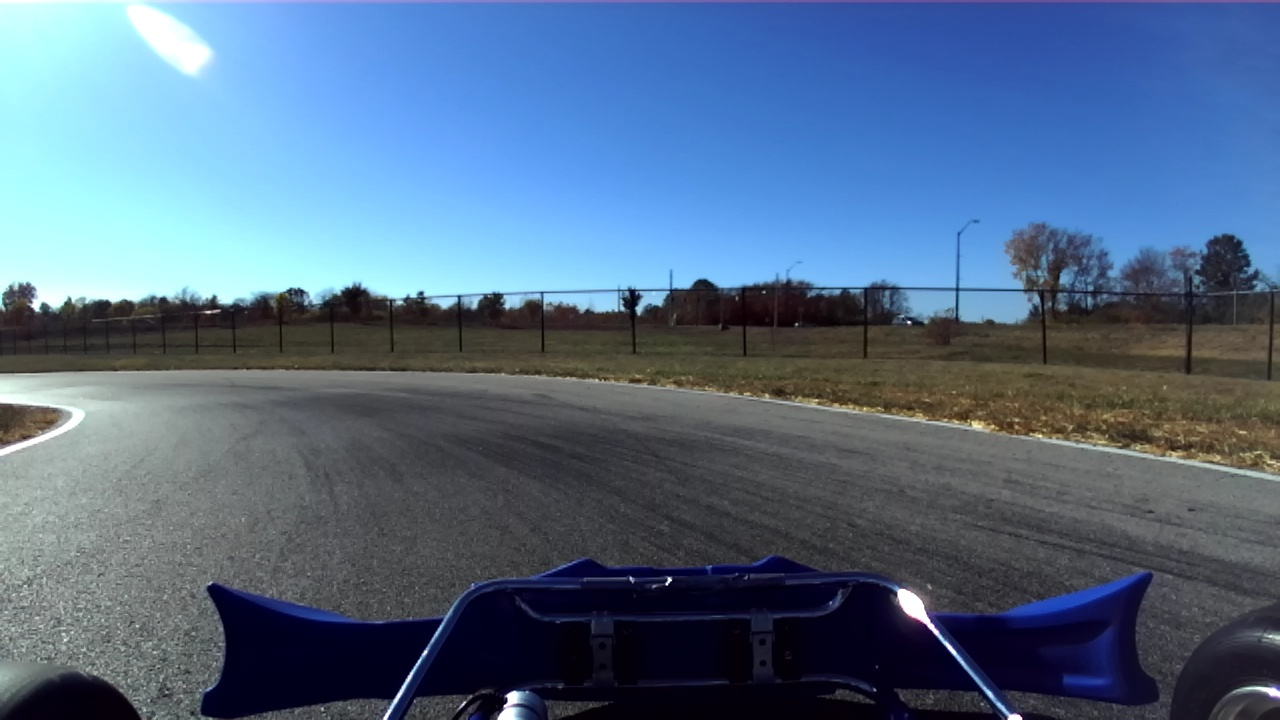
#> input picture images/img (1037).jpg, 1280 x 720 px
$ python -i image_cv.py   (imports and definitions only)
#> lines starting #> are read from the running program, lines starting #| are printed output that depends on the picture; after the words box and inside, x2 and y2 are one past the last pixel; in counts of white or black regions, pixels touching at a corner belong together
#> further down, picture is the input picture: shape (720, 1280, 3); mean B, G, R 134.3, 107.3, 83.6
import cv2

class Object_Detection():
    # def __init__():

    def run(self, image):
        if image is not None:
            # Convert to grayscale
            gray = cv2.cvtColor(image, cv2.COLOR_BGR2GRAY)
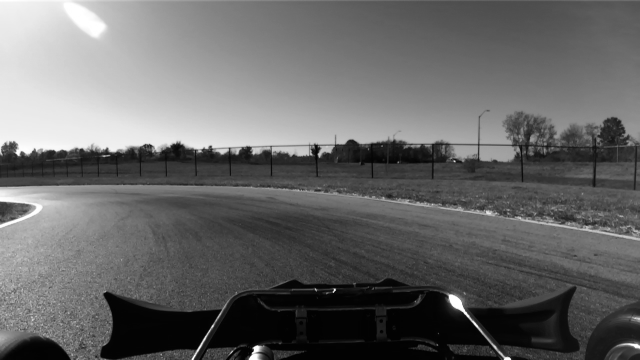
#> gray: shape (720, 1280) (shown at 1/2 size); min 1, max 255, mean 103.2
            # Convert to binary - convert all pixels with values less than 127 to 0 and greater than 127 to 255
            ret, binary = cv2.threshold(gray, 127, 255, cv2.THRESH_BINARY)
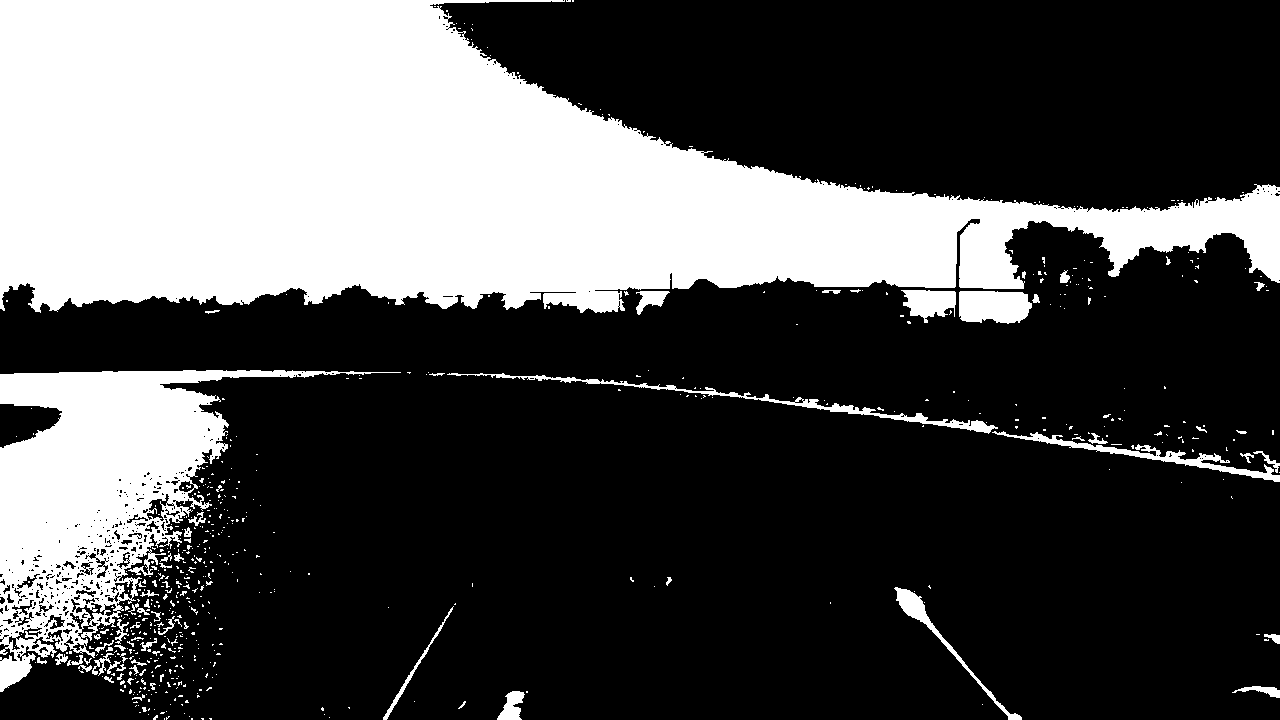
#> binary: shape (720, 1280); 31% white; 620 white regions (551 under 20 px)

            # Detect Contours
            contours, hierarchy = cv2.findContours(binary, cv2.RETR_TREE, cv2.CHAIN_APPROX_SIMPLE)
#> contours = 1079 contours, 967 with area under 20; largest, box (x1, y1, x2, y2) and area: (0, 0, 1280, 313) 224776, (0, 370, 401, 692) 46108, (959, 291, 1032, 324) 1974, (447, 373, 998, 434) 1698, (992, 431, 1280, 482) 1562

            # Draw Contours
            # cv2.drawContours(image, contours, -1, (0,255,0),2)
            # cv2.imshow("Contours", image)
            # cv2.waitKey(1)


            # Find Largest Contour
            maxContour = None
            maxArea = 0
            for contour in contours:
                area = cv2.contourArea(contour)
                if area > maxArea:
                    maxArea = area
                    maxContour = contour
#> this loop made 1079 passes
#> (area, maxArea) on passes 42, 263, 454, 511, 522, 1021: (433.5, 433.5), (1068, 1068), (1561.5, 1561.5), (1698, 1698), (46107.5, 46107.5), (224776, 224776)
#> after the loop, maxArea = 224776; maxContour = contour of 1950 points, box (x1, y1, x2, y2) (0, 0, 1280, 313), area 224776
            # Draw largest contour
            cv2.drawContours(image, [maxContour], 0, (255,0,0), 2)
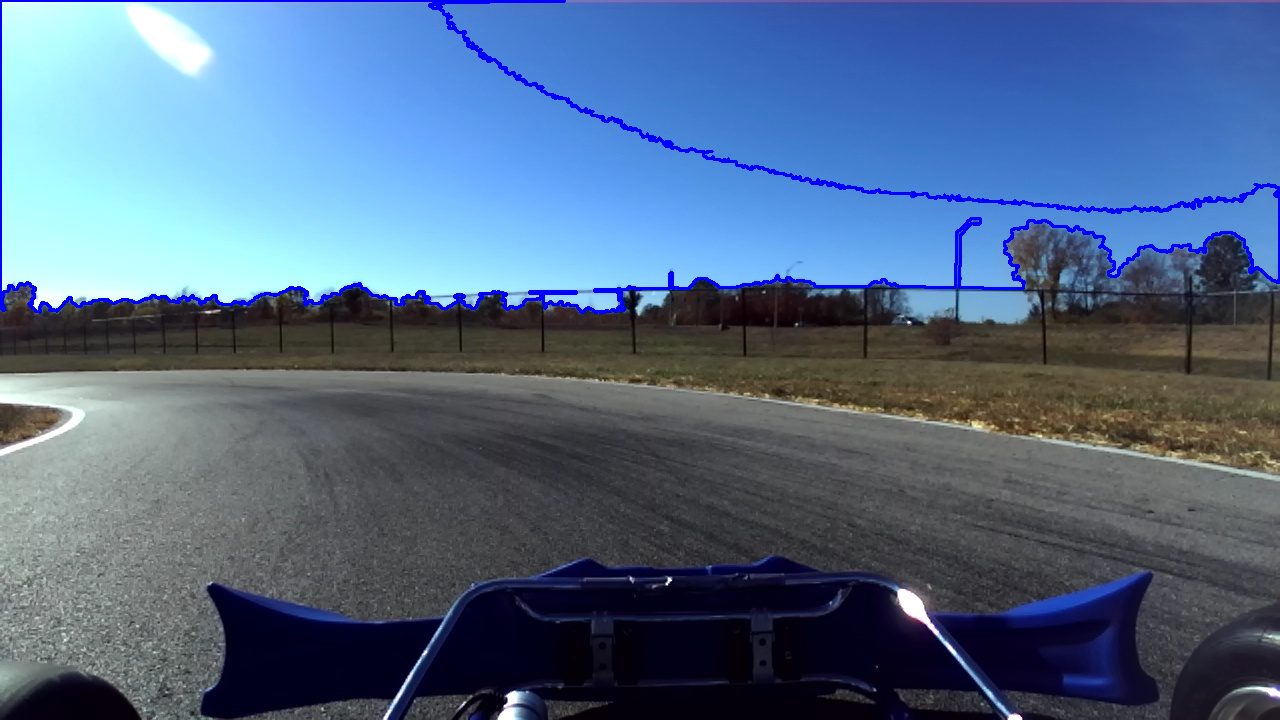
#> image: shape (720, 1280, 3); 1.51% of pixels changed, all inside (x1, y1, x2, y2) = (0, 0, 1280, 314)

            # Draw Contour centroid
            M = cv2.moments(maxContour)
#> M = moments, m00 224776, centre m10/m00, m01/m00 = (428.8, 174.6)

            # Calculate the centroid of the contour
            if M["m00"] != 0:
                cX = int(M["m10"] / M["m00"])
#> cX = 428
                cY = int(M["m01"] / M["m00"])
#> cY = 174

            # Draw centroid
            cv2.circle(image, (cX, cY), 5, (0,0,255),-1)
#> image: shape (720, 1280, 3); 0.01% of pixels changed, all inside (x1, y1, x2, y2) = (423, 169, 434, 180)
            cv2.imshow("Contour", image)
            cv2.waitKey(1)

            return image, cX, cY, maxArea


>>> import cv2
>>> picture = cv2.imread('../images/img (1037).jpg')
>>> result = Object_Detection().run(picture)

$ run again, on images/img (1077).jpg
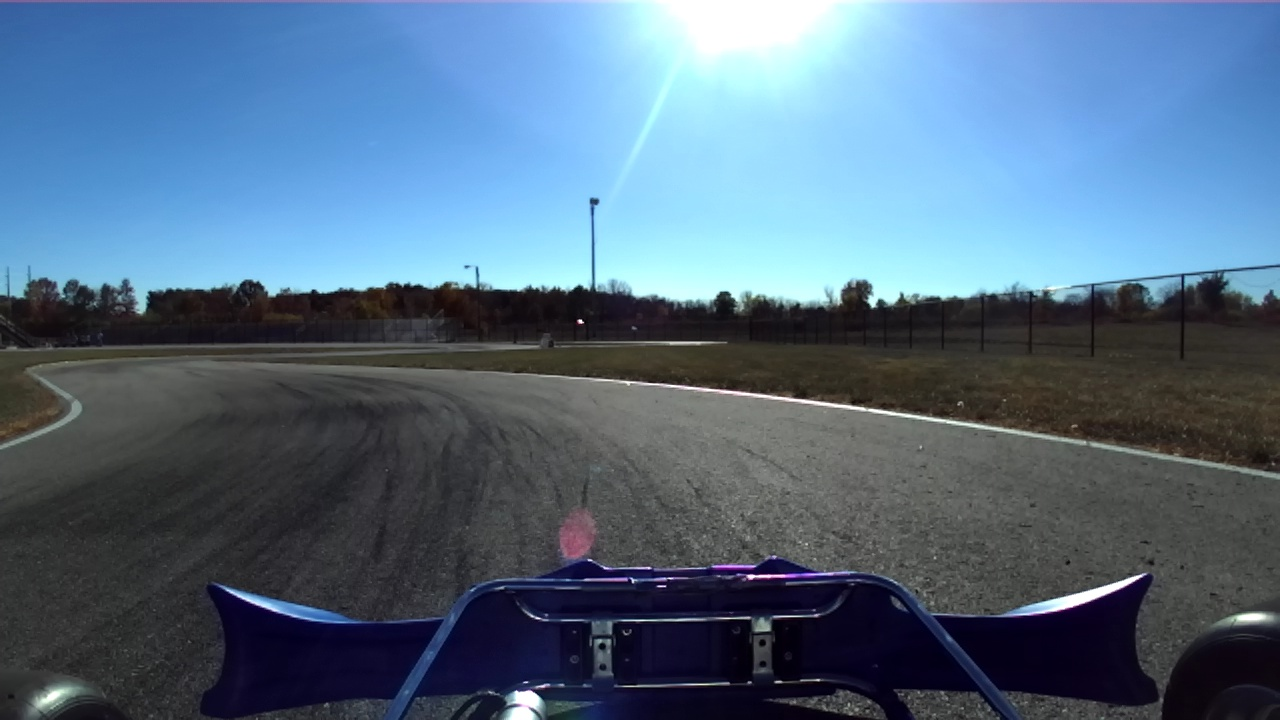
#> input picture images/img (1077).jpg, 1280 x 720 px
#> picture is the input picture: shape (720, 1280, 3); mean B, G, R 130.1, 107.7, 83.9
#> in run, `ret, binary = cv2.threshold(gray, 127, 255, cv2.THRESH_BINARY)`:
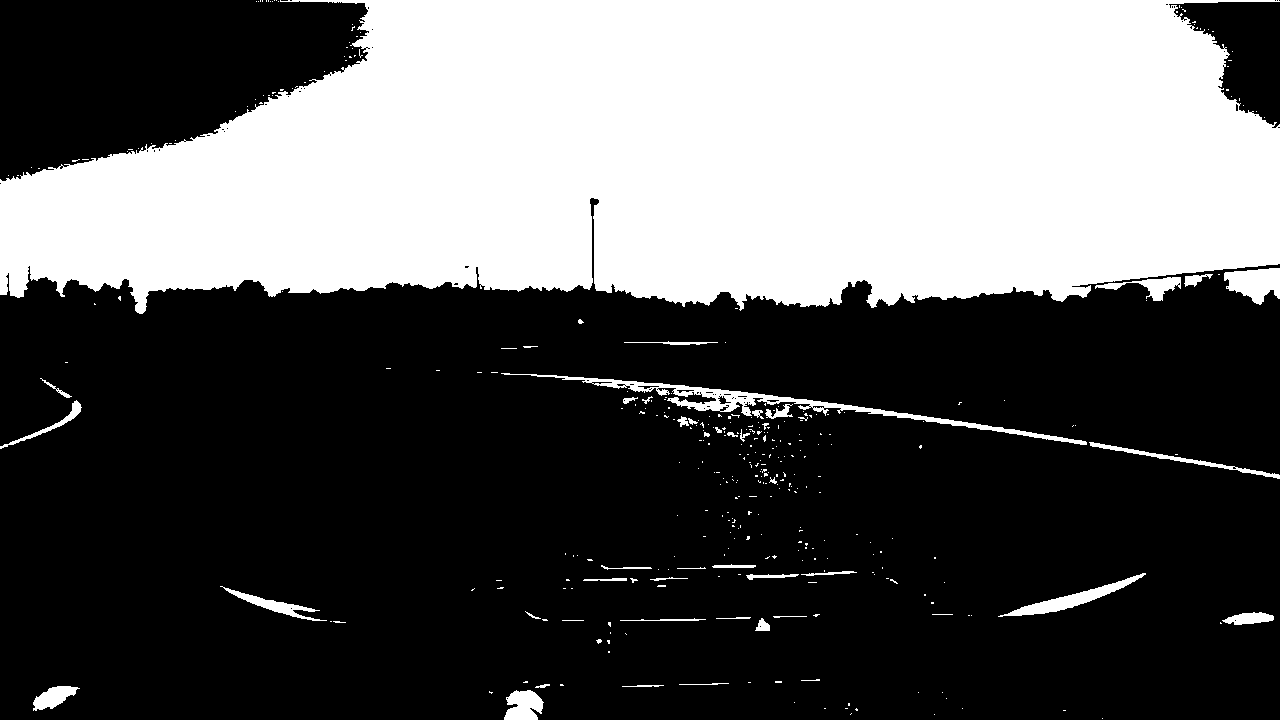
#> binary: shape (720, 1280); 35.8% white; 358 white regions (312 under 20 px)
#> contours = 443 contours, 406 with area under 20; largest, box (x1, y1, x2, y2) and area: (0, 0, 1280, 314) 313608, (501, 373, 1087, 445) 3297, (1224, 268, 1280, 305) 1298, (998, 573, 1146, 617) 1198, (504, 690, 544, 720) 824
#> the loop in run, `for contour in contours:` made 443 passes
#> (area, maxArea) on passes 15, 71, 283, 403: (824, 824), (1197.5, 1197.5), (3297, 3297), (313607.5, 313607.5)
#> after the loop in run, `for contour in contours:`: maxArea = 313607.5; maxContour = contour of 1681 points, box (x1, y1, x2, y2) (0, 0, 1280, 314), area 313608
#> in run, `cv2.drawContours(image, [maxContour], 0, (255,0,0), 2)`:
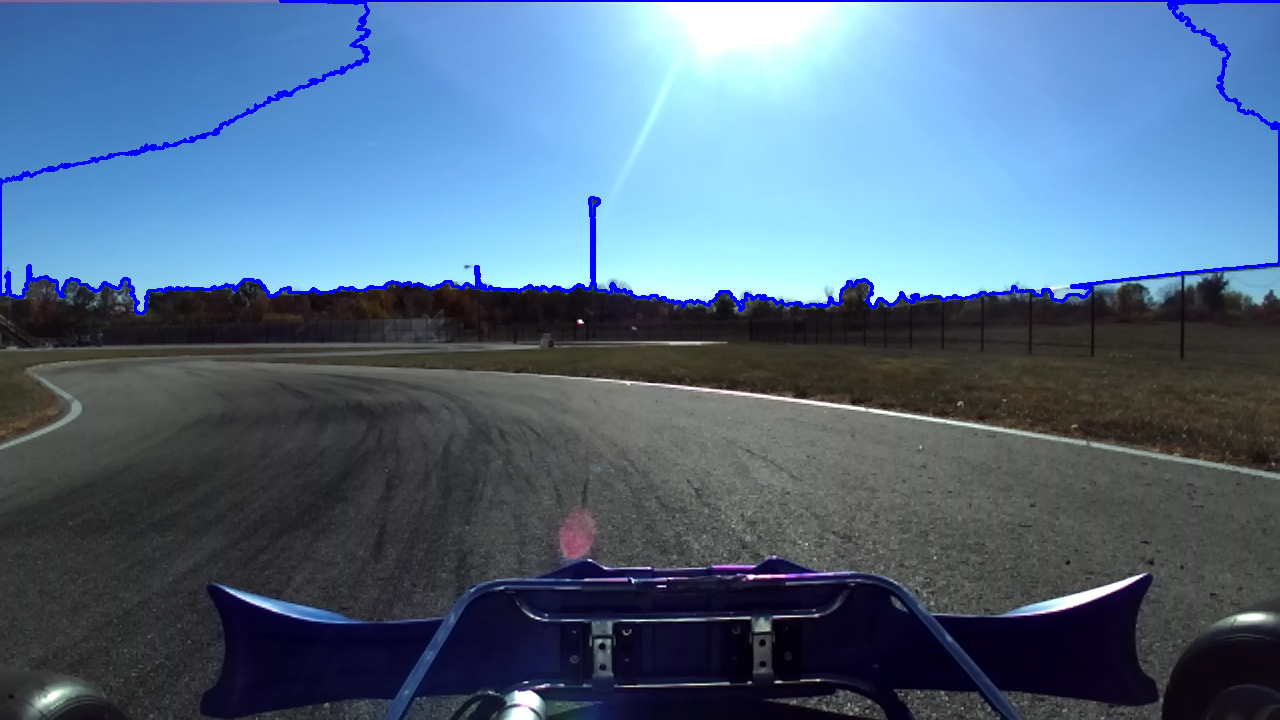
#> image: shape (720, 1280, 3); 1.39% of pixels changed, all inside (x1, y1, x2, y2) = (0, 0, 1280, 315)
#> M = moments, m00 313607.5, centre m10/m00, m01/m00 = (696.2, 157.9)
#> cX = 696
#> cY = 157

$ run again, on images/img (1085).jpg
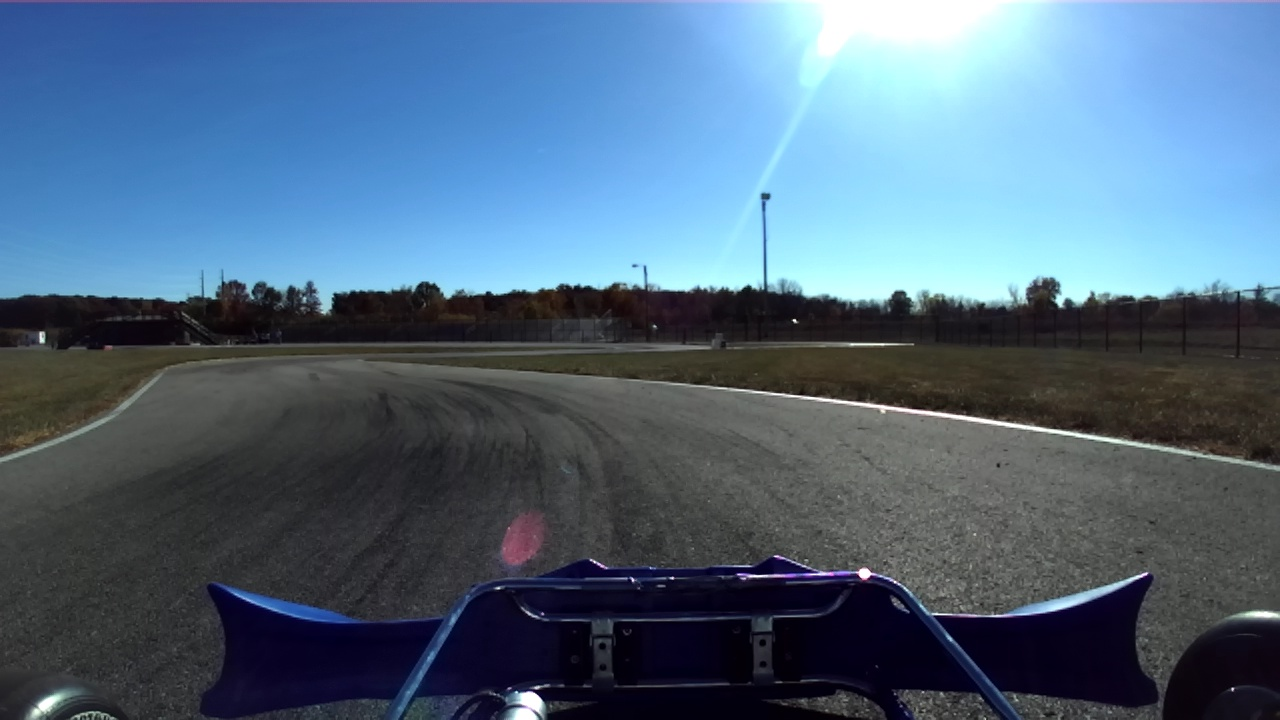
#> input picture images/img (1085).jpg, 1280 x 720 px
#> picture is the input picture: shape (720, 1280, 3); mean B, G, R 126.5, 104.2, 80.1
#> in run, `ret, binary = cv2.threshold(gray, 127, 255, cv2.THRESH_BINARY)`:
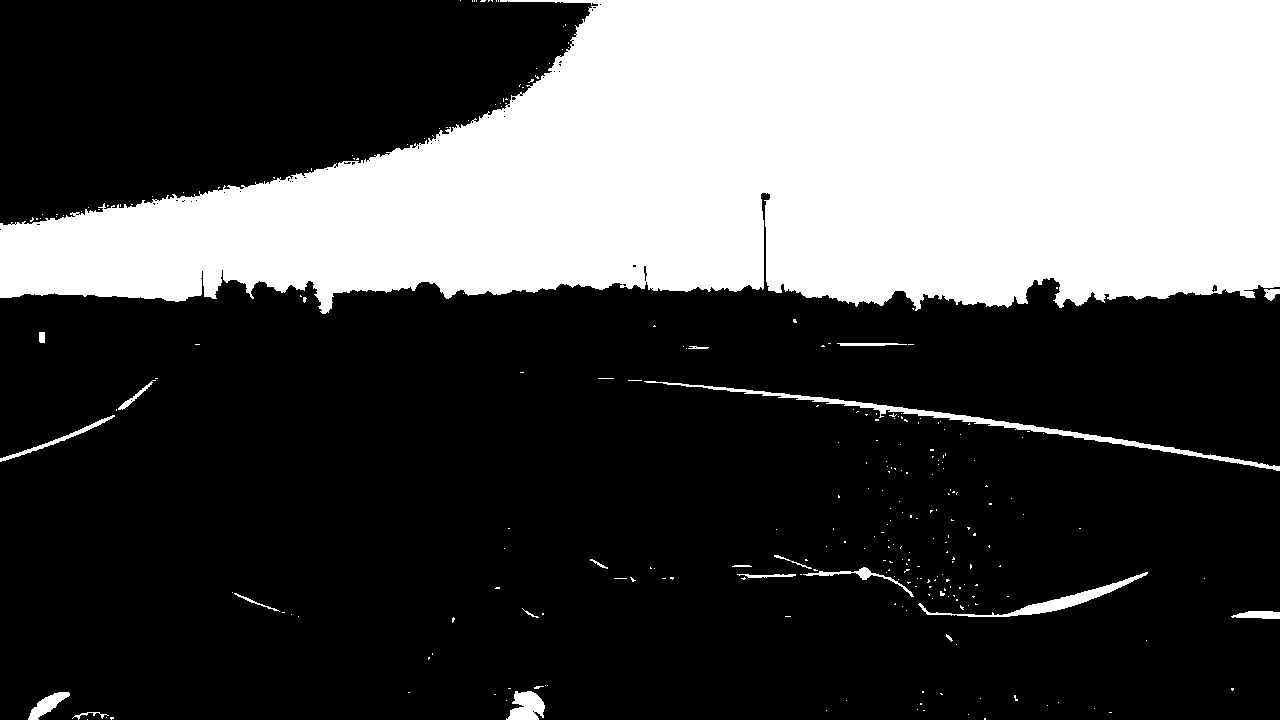
#> binary: shape (720, 1280); 31.3% white; 273 white regions (252 under 20 px)
#> contours = 332 contours, 313 with area under 20; largest, box (x1, y1, x2, y2) and area: (0, 0, 1280, 314) 277946, (644, 381, 1280, 471) 2218, (918, 572, 1148, 617) 1162, (506, 691, 545, 720) 718, (28, 692, 70, 720) 446
#> the loop in run, `for contour in contours:` made 332 passes
#> (area, maxArea) on passes 7, 22, 24, 86, 196, 267: (32, 32), (446, 446), (718, 718), (1162, 1162), (2217.5, 2217.5), (277946, 277946)
#> after the loop in run, `for contour in contours:`: maxArea = 277946; maxContour = contour of 1647 points, box (x1, y1, x2, y2) (0, 0, 1280, 314), area 277946
#> in run, `cv2.drawContours(image, [maxContour], 0, (255,0,0), 2)`:
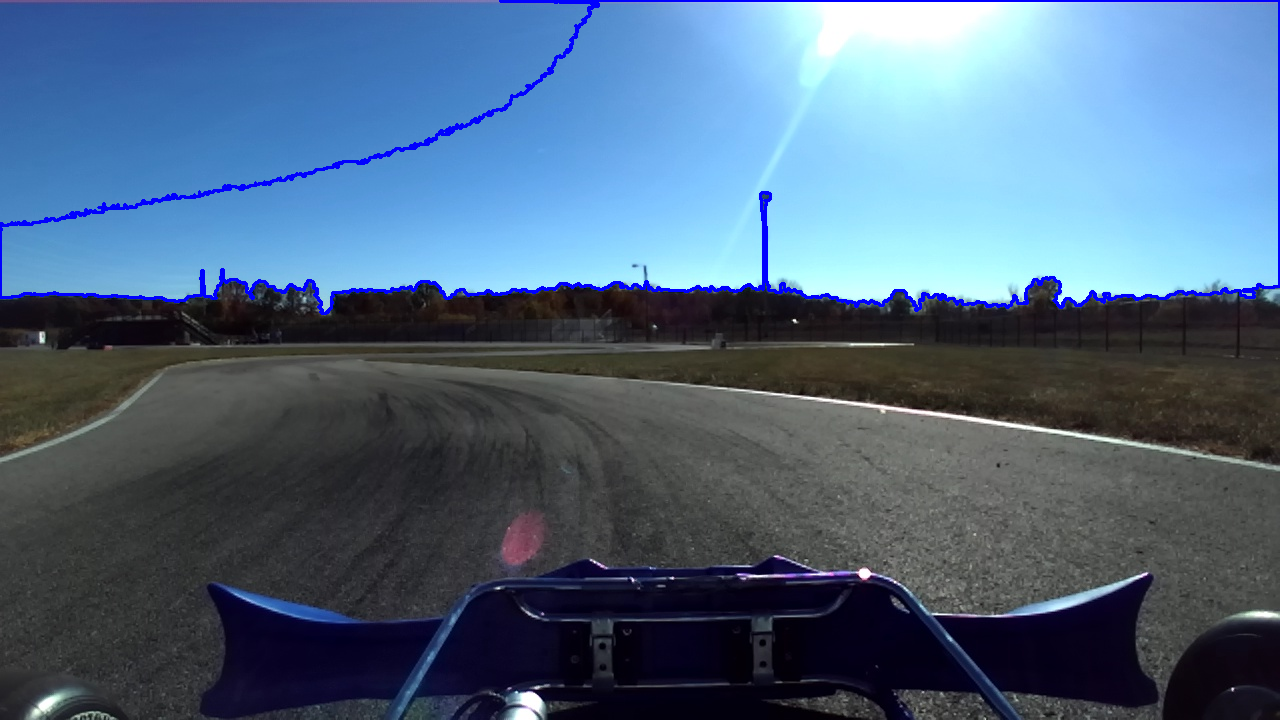
#> image: shape (720, 1280, 3); 1.33% of pixels changed, all inside (x1, y1, x2, y2) = (0, 0, 1280, 315)
#> M = moments, m00 277946, centre m10/m00, m01/m00 = (777.4, 165.9)
#> cX = 777
#> cY = 165
